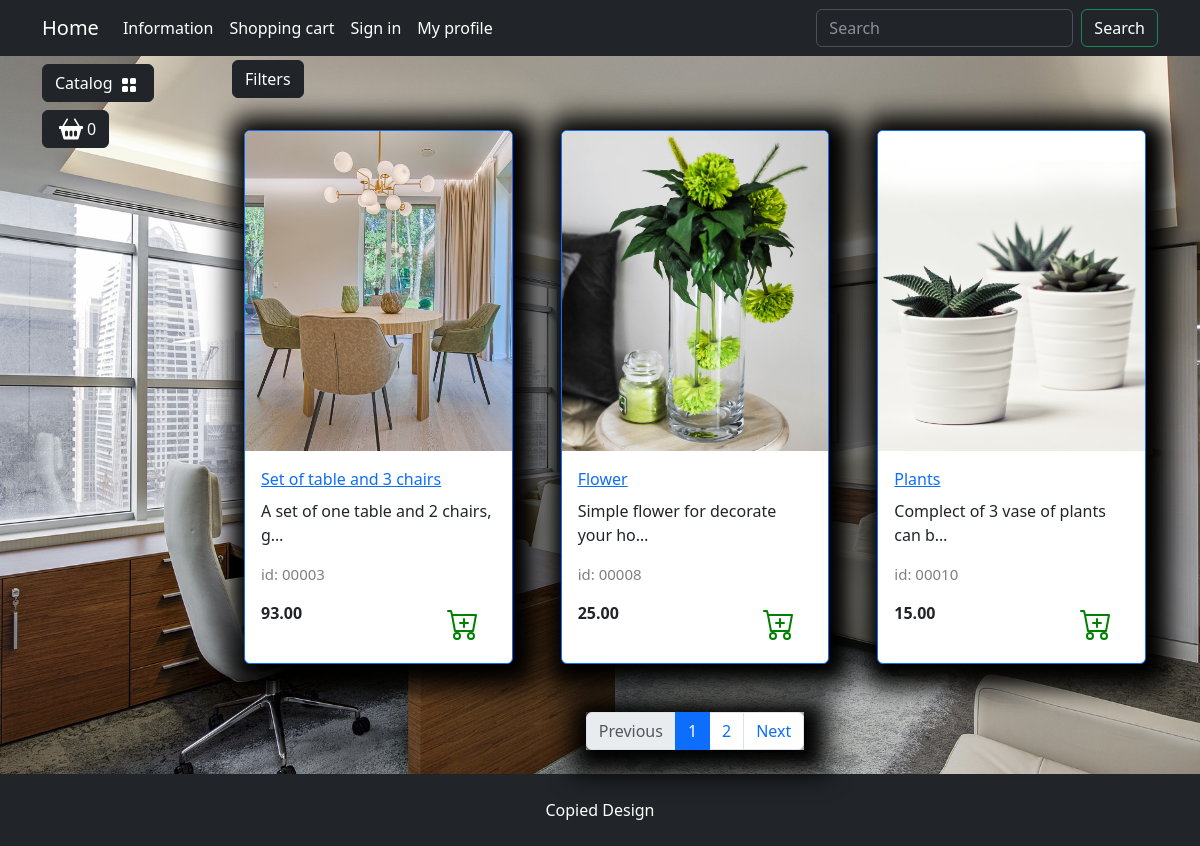
Page /catalog/furniture/ on the committed database.
### goods/models.py (models this page shows, shortened)
class Products(models.Model):
    name = models.CharField(max_length=50, unique=True, verbose_name='Product')
    slug = models.SlugField(max_length=200, unique=True, blank=True, null=True, verbose_name='URL')
    description = models.TextField(max_length=500, blank=True, null=True, verbose_name="Description")
    image = models.ImageField(upload_to='goods_images', blank=True, null=True, verbose_name="Image")
    price = models.DecimalField(default=0.00, max_digits=7, decimal_places=2, verbose_name="Price")
    discount = models.DecimalField(default=0.00, max_digits=4, decimal_places=2, verbose_name="Discount in %")
    quantity = models.PositiveIntegerField(default=0, verbose_name='Quantity')
    category = models.ForeignKey(to=Categories, on_delete=models.CASCADE, verbose_name="Category")
    class Meta:
        db_table = 'product'
        verbose_name = 'Product'
        verbose_name_plural = "Products"
        ordering = ("id",)
    def display_id(self):
        return f'{self.id:05}'

### goods/views.py (the view)
# urls.py: path('catalog/', include('goods.urls', namespace='catalog')),
def catalog(request, category_slug, page=1):
    page = request.GET.get("page", 1)
    on_sale = request.GET.get("on_sale", None)
    order_by = request.GET.get("order_by", None)
    if category_slug == "all":
        goods = Products.objects.all()
    else:
        goods =  get_list_or_404(Products.objects.filter(category__slug=category_slug))
    if on_sale:
        goods = goods.filter(discount__gt=0)
    if order_by and order_by != "default":
        goods = goods.order_by(order_by)
    paginator = Paginator(goods, 3)
    current_page = paginator.page(int(page))
    context = {
        'title' : 'Home - Catalog',
        'goods' : current_page,
        'slug_url' : category_slug,
    }
    return render(request, 'goods/catalog.html', context)

### goods/templatetags/goods_tags.py (called while the page is built)
@register.simple_tag()
def tag_categories():
    return Categories.objects.all()

@register.simple_tag(takes_context=True)
def change_params(context, **kwargs):
    query = context['request'].GET.dict()
    query.update(kwargs)
    return urlencode(query)

### goods/templates/goods/catalog.html (shortened to what this page needs)
{% extends "main/base.html" %}
{% load static %}
{% load goods_tags %}
{% block content %}
  <div class="row">
    <div class="dropdown mb-2">
        <button class="btn btn-secondary dropdown-toggle btn-dark" type="button" data-bs-toggle="dropdown"
            aria-expanded="false">
            Filters
        </button>
    </div>
    {% for product in goods %}
        <div class="col-lg-4 col-md-6 p-4">
            <div class="card border-primary rounded custom-shadow">
                {% if product.image %}
                <img src="{{ product.image.url }}" class="card-img-top" alt="{{ product.name }}">
                {% else %}
                <img src="{% static 'deps/images/Not found image.png' %}" class="card-img-top" alt="...">
                {% endif %}
                <div class="card-body">
                    <a href="{% url "catalog:product" product.slug %}">
                        <p class="card-title">{{ product.name }}</p>
                    </a>
                    <p class="card-text">{{ product.description|truncatechars:35 }}</p>
                    <p class="product_id">id: {{ product.display_id }}</p>
                    <div class="d-flex justify-content-between">
                        {% if product.discount %}
                        <p><s>{{ product.price }}$</s></p>
                       <p><strong>{{ product.sell_price }}$</strong></p>
                       <span class="badge bg-warning text-dark">Discount {{ product.discount }}%</span>
                        {% else %}
                        <p><strong>{{ product.price }}</strong></p>
                        {% endif %}
                        <a href="#" class="btn add-to-cart">
                            <img class="mx-1" src="{% static 'deps/icons/cart-plus.svg' %}" alt="Catalog Icon"
                                width="32" height="32">
                        </a>
                    </div>
                </div>
            </div>
        </div>
    {% endfor %}
</div>
{% if goods.has_next or goods.has_previous %}
    <nav aria-label="Page navigation example">
        <ul class="pagination justify-content-center my-4">
            <div class="custom-shadow d-flex">
                <li class="page-item {% if not goods.has_previous %} disabled {% endif %}">
                <a class="page-link"
                href="{% if goods.has_previous %}?{% change_params page=goods.previous_page_number %}{% else %}
                    #
                    {% endif %}">Previous</a>
                </li>
                {% for page in goods.paginator.page_range %}
                    {% if page >= goods.number|add:-2 and page <= goods.number|add:2 %}
                        <li class="page-item"><a class="page-link
                            {% if goods.number == page %}active{% endif %}"
                            href="?{% change_params page=page %}">{{ page }}</a>
                        </li>
                    {% endif %}
                {% endfor %}
                <li class="page-item {% if not goods.has_next %} disabled {% endif %}">
                <a class="page-link"
                href="{% if goods.has_next %}?{% change_params page=goods.next_page_number %}{% else %}
                #
                {% endif %}"> Next</a>
                </li>
            </div>
        </ul>
    </nav>
{% endif %}
{% endblock content %}
{% block footer %}
<footer class="py-4 bg-dark">
    <div class="container">
        <p class="m-0 text-center text-white">Copied Design</p>
    </div>
</footer>
{% endblock footer %}

### static/deps/css/my_css.css (style rules this page uses)
.dropdown-toggle::after { content: none; }
.custom-shadow { box-shadow: 5px 5px 25px 19px #000000; }
.product_id { color: gray; font-size: 15px; }

### rows in the picture
Products: image (picture), name "Set of table and 3 chairs", description "A set of one table and 2 chairs, g…", display_id "00003", price "93.00"
Products: image (picture), name "Flower", description "Simple flower for decorate your ho…", display_id "00008", price "25.00"
Products: image (picture), name "Plants", description "Complect of 3 vase of plants can b…", display_id "00010", price "15.00"

### other values in the picture
{{ page }} "1" "2"
